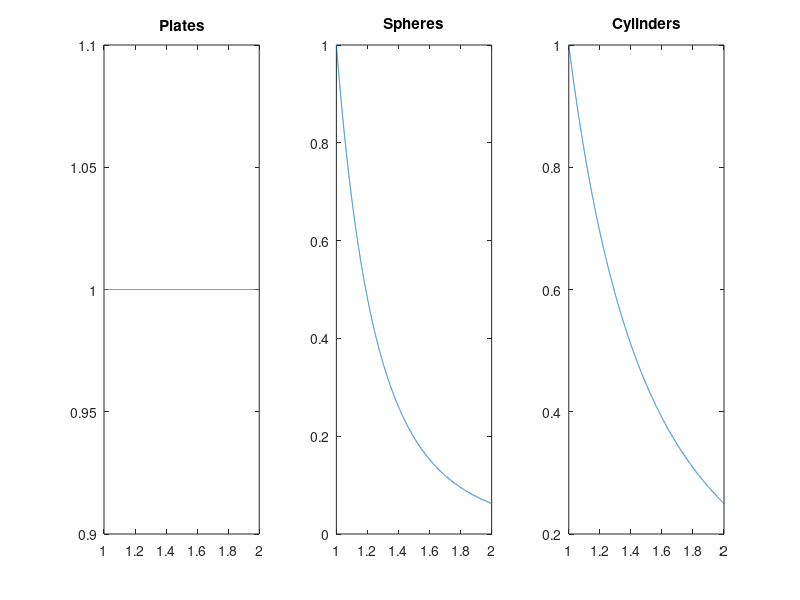

Here is the MATLAB script that generated this plot:
%Sketch electric field energy density
clear all; close all
dl = 0.0001;
l = 1:dl:2;

figure(10); hold on;
%Plates
Ep = ones(1,length(l));
subplot(1,3,1); plot(l,Ep); title('Plates')

%Spheres
Es = 1./(l.^4);
subplot(1,3,2); plot(l,Es); title('Spheres')

%Cylinders
Ec = 1./(l.^2);
subplot(1,3,3); plot(l,Ec); title('Cylinders')